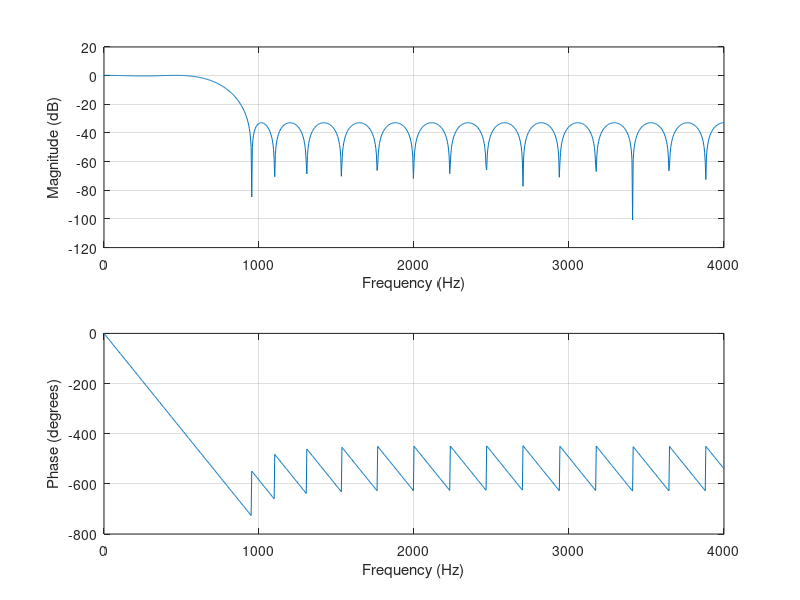

This chart was generated by the following MATLAB code:
clear all; close all; clc;
% Für gleiches Toleranzschema wie in der Aufgabe 2.2.1 entwerfen Sie jetzt FIR
% mit dem Tschebyscheff-Verfahren.

% 1. Bestimmen Sie mit der Matlab-Funktion firpmord() Filter-Ordnung N
dev = [0.02 0.02];       % Ripple
f_a = 8000;        % Sampling frequency
f = [550 930];    % Cutoff frequencies
a = [1 0];        % Desired amplitudes
[n,fo,ao,w] = firpmord(f,a,dev,f_a);

% 2. Berechnen Sie die Filterkoeffizienten mit firpm() Funktion.
b = firpm(n,fo,ao,w);

% 3. Ploten Sie den Amplitudengang und analysieren Sie, ob die Anforderungen
% erfüllt sind (Detaildarstellung für Durchlassbereich und Sperrbereich).
% Beschreiben Sie die Unterschiede bei Frequenzgängen von Filtern 2.2.1 und 2.2.2.
figure; freqz(b,1,1024,f_a);


